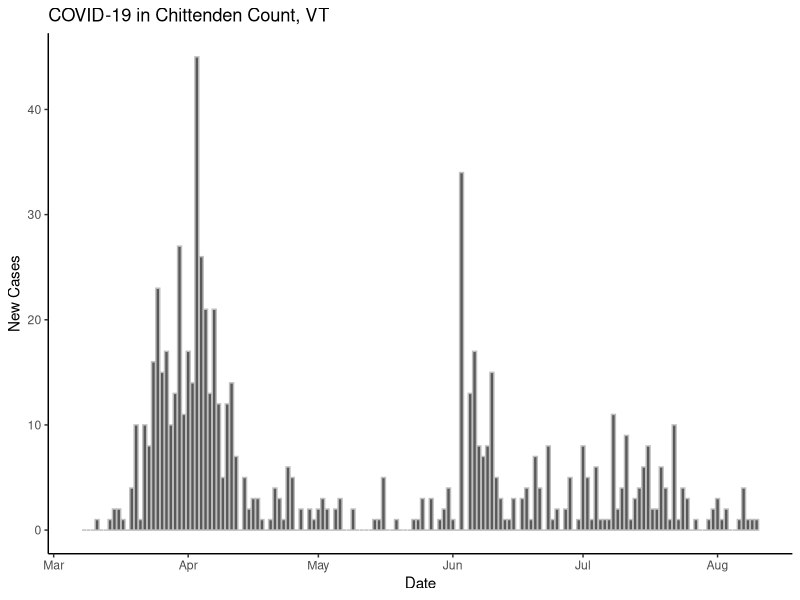
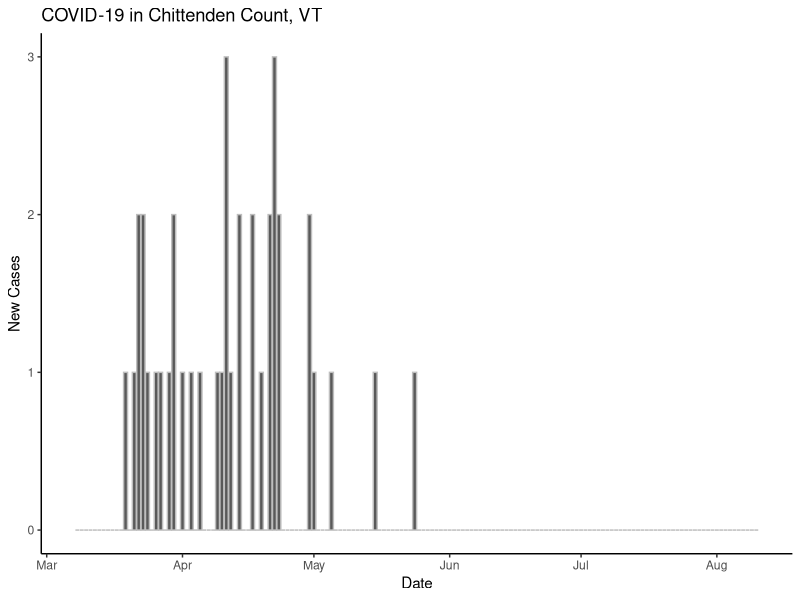
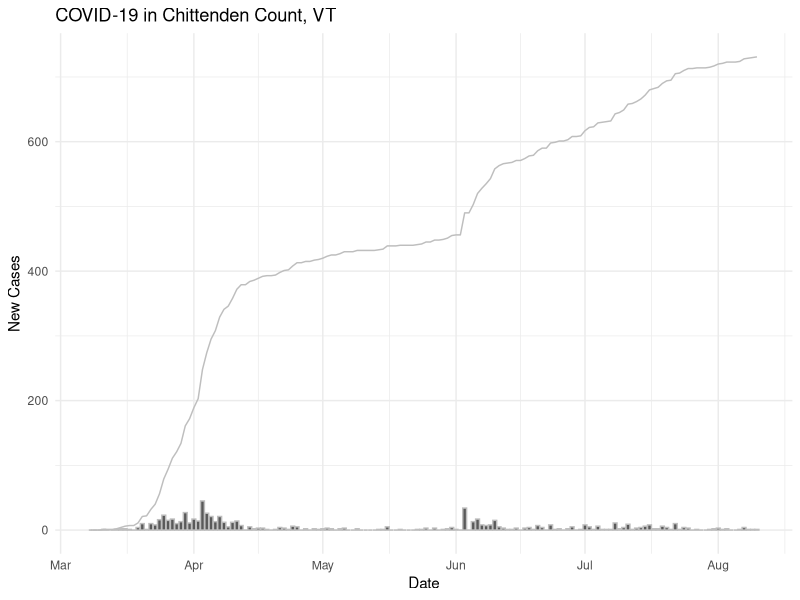
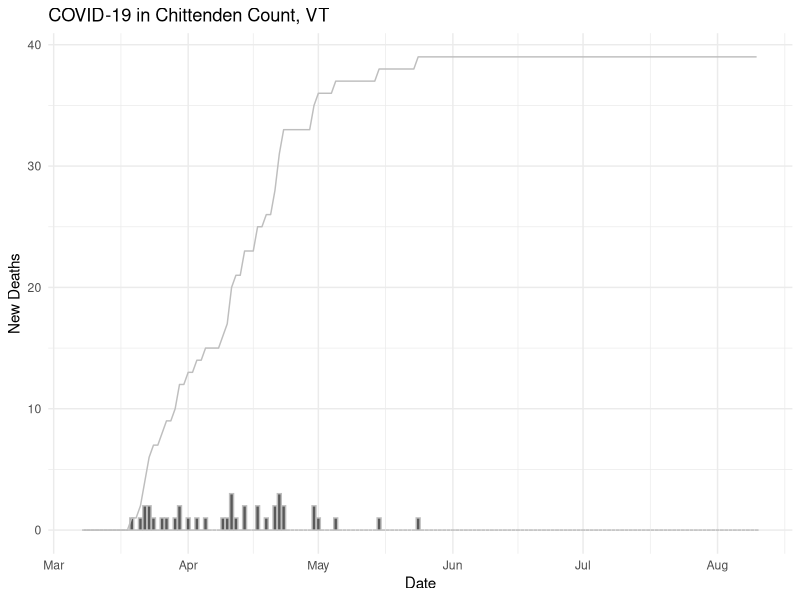

Here is the R script that generated these plots, in order:
## ---- chunk 1
knitr::opts_chunk$set(echo = TRUE)
library(tidyverse)
## ---- chunk 2
covid <- read_csv('data/chittenden_covid.csv')
## ---- chunk 3
ggplot(covid) +
  geom_bar(aes(x=date, y=new_cases), stat='identity', color='gray') +
  labs(x="Date", y="New Cases", title="COVID-19 in Chittenden Count, VT") +
  theme_classic()
## ---- chunk 4
ggplot(covid) +
  geom_bar(aes(x=date, y=new_deaths), stat='identity', color='gray') +
  labs(x="Date", y="New Cases", title="COVID-19 in Chittenden Count, VT") +
  theme_classic()
## ---- chunk 5
ggplot(covid) +
  geom_bar(aes(x=date, y=new_cases), stat='identity', color='gray') +
  geom_line(aes(x=date, y=cumsum(new_cases)), color="gray") +
  labs(x="Date", y="New Cases", title="COVID-19 in Chittenden Count, VT") +
  theme_minimal()
## ---- chunk 6
ggplot(covid) +
  geom_bar(aes(x=date, y=new_deaths), stat='identity', color='gray') +
  geom_line(aes(x=date, y=cumsum(new_deaths)), color="gray") +
  labs(x="Date", y="New Deaths", title="COVID-19 in Chittenden Count, VT") +
  theme_minimal()
